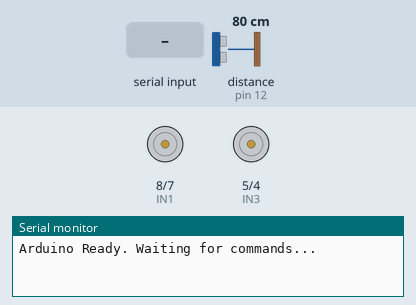
A sketch run on a simulated Arduino Uno, built with avr-gcc and run on an emulated ATmega328P. Parts: motor-driver pin pairs drawn as motors (green arrow = first pin HIGH = forward, orange = second pin HIGH = backward, longer = more drive, scaled by the enable pin), the last lines printed to the serial monitor. Wiring (inferred from the names in the program): ultrasonic range finder: trigger pin 13; echo pin 12. The inputs (shaded band) are chosen by the test bench; at power-on: distance to the obstacle (sensor on pin 12) 80 cm. The echo pulse lasts 58.3 µs per cm.

Above: at 1.3 s.
1.4 s: "forward\n" received over the second serial link
At 2.1 s:
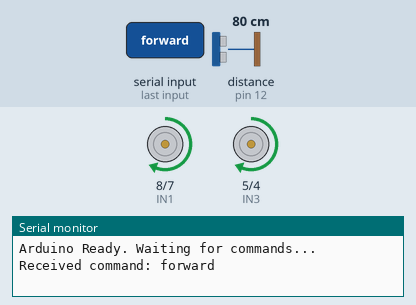
3.7 s: "backward\n" received over the second serial link
At 4.2 s:
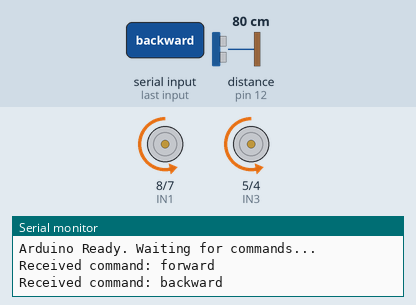
5.8 s: "turn_left\n" received over the second serial link
At 6.3 s:
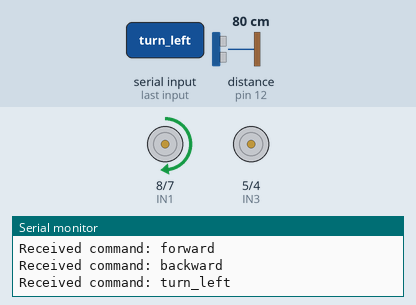
7.9 s: "turn_right\n" received over the second serial link
At 8.4 s:
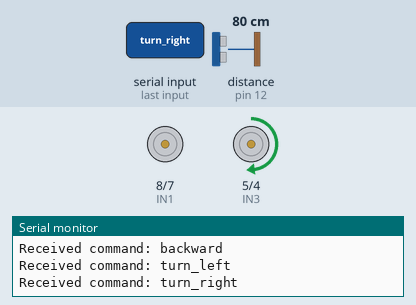
Timing chart, 0 to 10.9 s (numbered marks = the images above; inputs shaded):
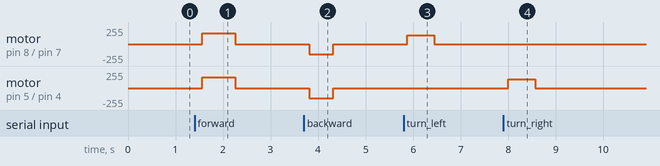

Measured:
- after the input at 1.4 s, motor on pin 8 (IN1) / pin 7 (IN2), motor on pin 5 (IN3) / pin 4 (IN4): stopped → forward 160/255 after 0.16 s, → stopped 0.70 s later
- after the input at 3.7 s, motor on pin 8 (IN1) / pin 7 (IN2), motor on pin 5 (IN3) / pin 4 (IN4): stopped → backward 150/255 after 0.12 s, → stopped 0.50 s later
- after the input at 5.8 s, motor on pin 8 (IN1) / pin 7 (IN2): stopped → forward 130/255 after 0.07 s, → stopped 0.57 s later
- after the input at 7.9 s, motor on pin 5 (IN3) / pin 4 (IN4): stopped → forward 130/255 after 0.10 s, → stopped 0.57 s later

The sketch:

arduino_code.ino
```cpp
#include <SoftwareSerial.h>

// Define Bluetooth module connections
SoftwareSerial Bluetooth(10, 11); // RX, TX

// Motor control pins
#define ENA 9
#define ENB 3
#define IN1 8
#define IN2 7
#define IN3 5
#define IN4 4

// Ultrasonic sensor pins
#define TRIG 13
#define ECHO 12

void setup() {
    Serial.begin(9600);       // Serial for debugging
    Bluetooth.begin(9600);    // Bluetooth communication

    // Set motor pins as output
    pinMode(ENA, OUTPUT);
    pinMode(ENB, OUTPUT);
    pinMode(IN1, OUTPUT);
    pinMode(IN2, OUTPUT);
    pinMode(IN3, OUTPUT);
    pinMode(IN4, OUTPUT);

    // Set ultrasonic sensor pins
    pinMode(TRIG, OUTPUT);
    pinMode(ECHO, INPUT);

    Serial.println("Arduino Ready. Waiting for commands...");
}

// Function to measure distance using the ultrasonic sensor
int getDistance() {
    digitalWrite(TRIG, LOW);
    delayMicroseconds(2);
    digitalWrite(TRIG, HIGH);
    delayMicroseconds(10);
    digitalWrite(TRIG, LOW);

    long duration = pulseIn(ECHO, HIGH);
    int distance = duration * 0.034 / 2;
    return distance;
}

// Function to move forward
void moveForward() {
    digitalWrite(IN1, HIGH);
    digitalWrite(IN2, LOW);
    digitalWrite(IN3, HIGH);
    digitalWrite(IN4, LOW);
    analogWrite(ENA, 160);
    analogWrite(ENB, 160);
}

// Function to move backward
void moveBackward() {
    digitalWrite(IN1, LOW);
    digitalWrite(IN2, HIGH);
    digitalWrite(IN3, LOW);
    digitalWrite(IN4, HIGH);
    analogWrite(ENA, 150);
    analogWrite(ENB, 150);
}

// Function to turn left
void turnLeft() {
    digitalWrite(IN1, HIGH);
    digitalWrite(IN2, LOW);
    digitalWrite(IN3, LOW);
    digitalWrite(IN4, LOW);
    analogWrite(ENA, 130);
    analogWrite(ENB, 130);
}

// Function to turn right
void turnRight() {
    digitalWrite(IN1, LOW);
    digitalWrite(IN2, LOW);
    digitalWrite(IN3, HIGH);
    digitalWrite(IN4, LOW);
    analogWrite(ENA, 130);
    analogWrite(ENB, 130);
}

// Function to stop
void stopMotors() {
    digitalWrite(IN1, LOW);
    digitalWrite(IN2, LOW);
    digitalWrite(IN3, LOW);
    digitalWrite(IN4, LOW);
}

// Function to execute movement commands
void executeCommand(String command) {
    if (command == "forward") {
        moveForward();
        delay(700);
        stopMotors();
    } else if (command == "backward") {
        moveBackward();
        delay(500);
        stopMotors();
    } else if (command == "turn_left") {
        turnLeft();
        delay(570);
        stopMotors();
    } else if (command == "turn_right") {
        turnRight();
        delay(570);
        stopMotors();
    } /*else if (command == "turn_back") {
        turnRight();
        delay(500);
        stopMotors();
    }*/
}

void loop() {
    // Send distance to Raspberry Pi
    int distance = getDistance();
    Bluetooth.print("Distance:");
    Bluetooth.println(distance);
    delay(500);

    // Receive and execute commands from Raspberry Pi
    if (Bluetooth.available()) {
        String command = Bluetooth.readStringUntil('\n');
        command.trim();
        Serial.println("Received command: " + command);
        executeCommand(command);
    }
}
```
